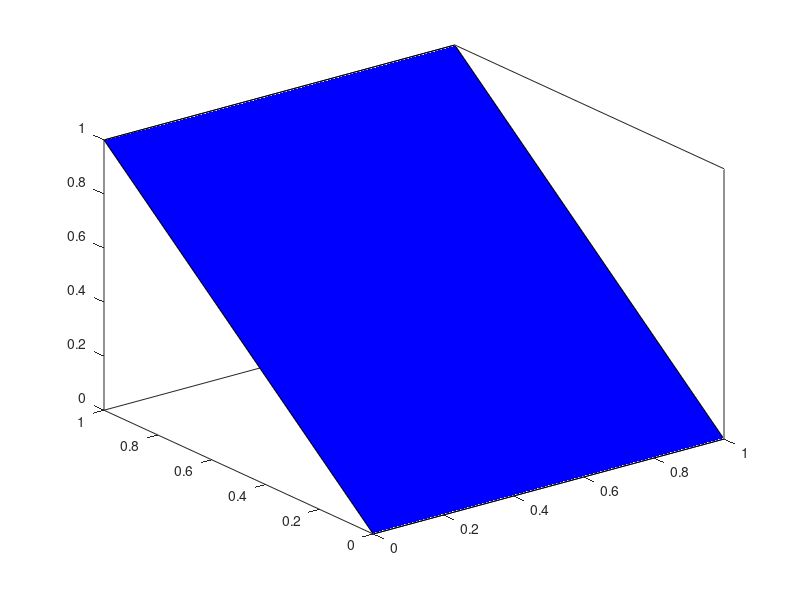

Write the MATLAB code that produced this figure.
% This will generate a map to be used and display it in 3D

% Lets start out by trying peaks
heightmap = peaks(100);

% From this heightmap, lets make a bunch of squares


%lets do an example
% fill3([0;0;0;0;], [1;1;1;1;], [1;1;1;1), 

% X = [0 1 1 2;
%      1 1 2 2;
%      0 0 1 1];
% 
% Y = [1 1 1 1;
%      1 0 1 0;
%      0 0 0 0];
% 
% Z = [1 1 1 1;
%      1 0 1 0;
%      0 0 0 0];
% 
% C = [0.5000 1.0000 1.0000 0.5000;
%      1.0000 0.5000 0.5000 0.1667;
%      0.3330 0.3330 0.5000 0.5000];
% 
% figure
% view(3)
% patch(X,Y,Z,'b')


% test with quads
X = [0;1;1;0];
Y = [0;0;1;1];
Z = [0;0;1;1];

figure
view(3)
fill3(X,Y,Z,'b');